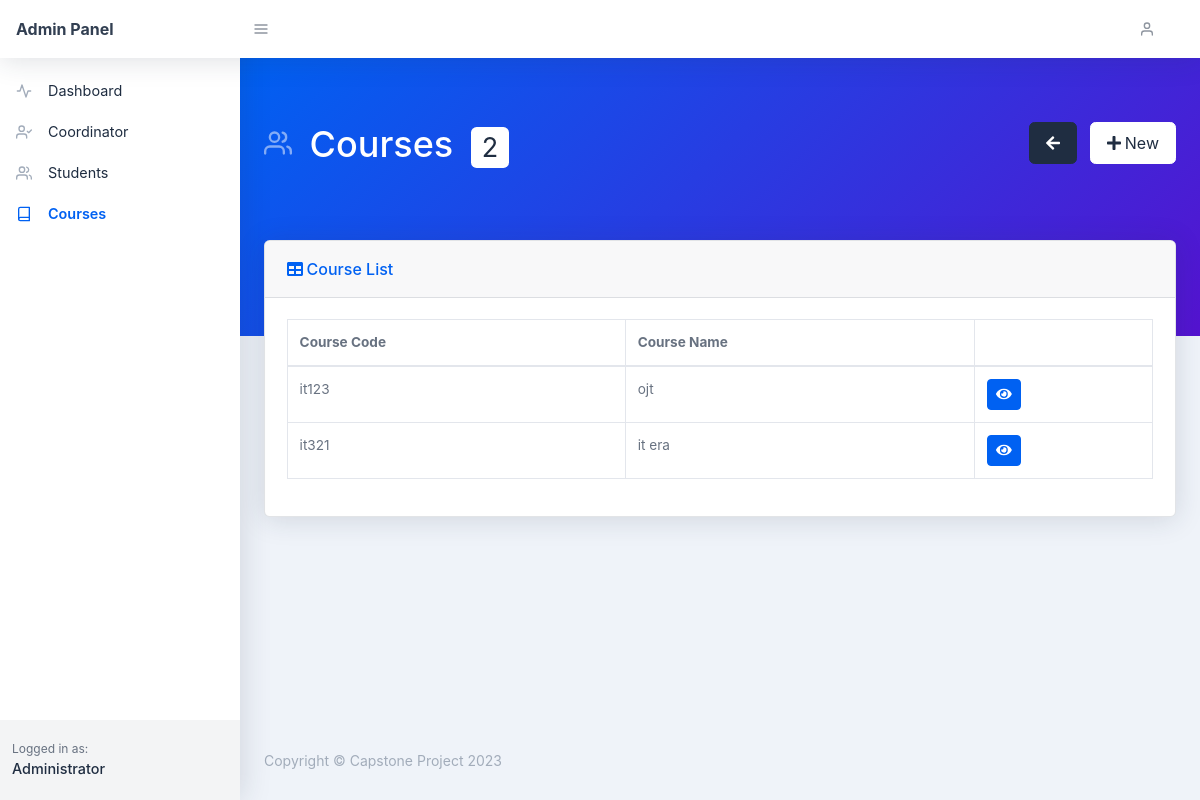
Page /admin/courses.php (signed in) on the committed database.
### tables this page shows
CREATE TABLE `tbl_course` (
  `course_id` int(11) NOT NULL,
  `course_code` text NOT NULL,
  `course_name` text NOT NULL
);

### classes/AutoLoader.php (called while the page is built, shortened)
<?php
function myAutoLoader($className) {
    $url = $_SERVER['HTTP_HOST'].$_SERVER['REQUEST_URI'];
    if (strpos($url, 'classes') !== false) {
        $path = '../../classes/';
    } else {
        $path = '../classes/';
    }
    $extension = '.class.php';
}

### config/Database.class.php (called while the page is built, shortened)
<?php
class Database
{
    protected $hostname = "localhost";
    protected $username = "root";
    protected $password = "arzelzolina10";
    protected $database = "ojt_rms_system";
    public function __construct()
    {
        try {
            $this->connection = new PDO("mysql:host=$this->hostname;dbname=$this->database", $this->username, $this->password);
        } catch (PDOException $e) {
            echo "Connection failed: " . $e->getMessage();
        }
    }
}

### admin/init.php (called while the page is built, shortened)
<?php
require_once('../classes/AutoLoader.php');
$get_course = new Course();
$courses = $get_course->getAllCourses();

### classes/Course.class.php (called while the page is built, shortened)
<?php
require_once('../config/Database.class.php');
class Course extends Database{
    public function getAllCourses(){
        $sql = "SELECT * FROM tbl_course ORDER BY course_id DESC";
        $stmt = $this->connection->prepare($sql);
        $stmt->execute();
        $result = $stmt->fetchAll();
        return $result;
    }
}

### admin/courses.php (the view, shortened to what this page needs)
<?php
require_once('init.php');
$title = 'Courses';
?>
<?php require_once('components/header.php'); ?>
<?php require_once('components/sidebar.php'); ?>
<div id="layoutSidenav_content">
    <main>
        <div class="page-header pb-10 page-header-dark bg-gradient-primary-to-secondary">
            <div class="container-fluid">
                <div class="page-header-content">
                    <h1 class="page-header-title d-inline-block">
                        <div class="page-header-icon"><i data-feather="users"></i></div>
                        <span>
                            <?= $title; ?> <span class="badge badge-white ml-2"><?=count($courses); ?></span>
                        </span>
                    </h1>
                    <div class="float-right">
                        <a class="btn btn-dark btn-icon-split ml-2" href="index.php">
                            <span class="icon text-white-600">
                                <i class="fas fa-arrow-left"></i>
                            </span>
                        </a>
                        <a class="btn btn-white btn-icon-split ml-2" href="javascript:void(0);" data-toggle="modal"
                            data-target="#createcourseModal">
                            <span class="icon text-white-600 mr-1">
                                <i class="fas fa-plus"></i>
                            </span>
                            <span class="text">New</span>
                        </a>
                    </div>
                </div>
            </div>
        </div>
        <div class="container-fluid mt-n10">
            <div class="card mb-4">
                <div class="card-header">
                    <i class="fas fa-table mr-1"></i>
                    Course List
                </div>
                <div class="card-body">
                    <?php if(count($courses) > 0): ?>
                    <div class="datatable table-responsive">
                        <table class="table table-bordered table-hover" id="dataTable" width="100%" cellspacing="0">
                            <thead>
                                <tr>
                                    <th>Course Code</th>
                                    <th>Course Name</th>
                                    <th></th>
                                </tr>
                            </thead>
                            <tbody>
                                <?php foreach($courses as $course): ?>
                                <tr>
                                    <td><?=$course['course_code']; ?></td>
                                    <td><?=$course['course_name']; ?></td>
                                    <td>
                                        <a href="course.php?course_id=<?=$course['course_id']; ?>"
                                            class="btn btn-primary btn-icon-split btn-sm" title="View">
                                            <span class="icon text-white-600">
                                                <i class="fas fa-eye"></i>
                                            </span>
                                        </a>
                                    </td>
                                </tr>
                                <?php endforeach; ?>
                            </tbody>
                        </table>
                    </div>
                    <?php else: ?>
                    <div class="alert alert-info">
                        <i class="fas fa-info-circle"></i> No courses found.
                    </div>
                    <?php endif; ?>
                </div>
            </div>
        </div>
    </main>
    <?php require_once('components/footer.php'); ?>

### rows in the picture
tbl_course: course_code "it123", course_name "ojt"
tbl_course: course_code "it321", course_name "it era"

### other values in the picture
$title "Courses"
count($courses) "2"
